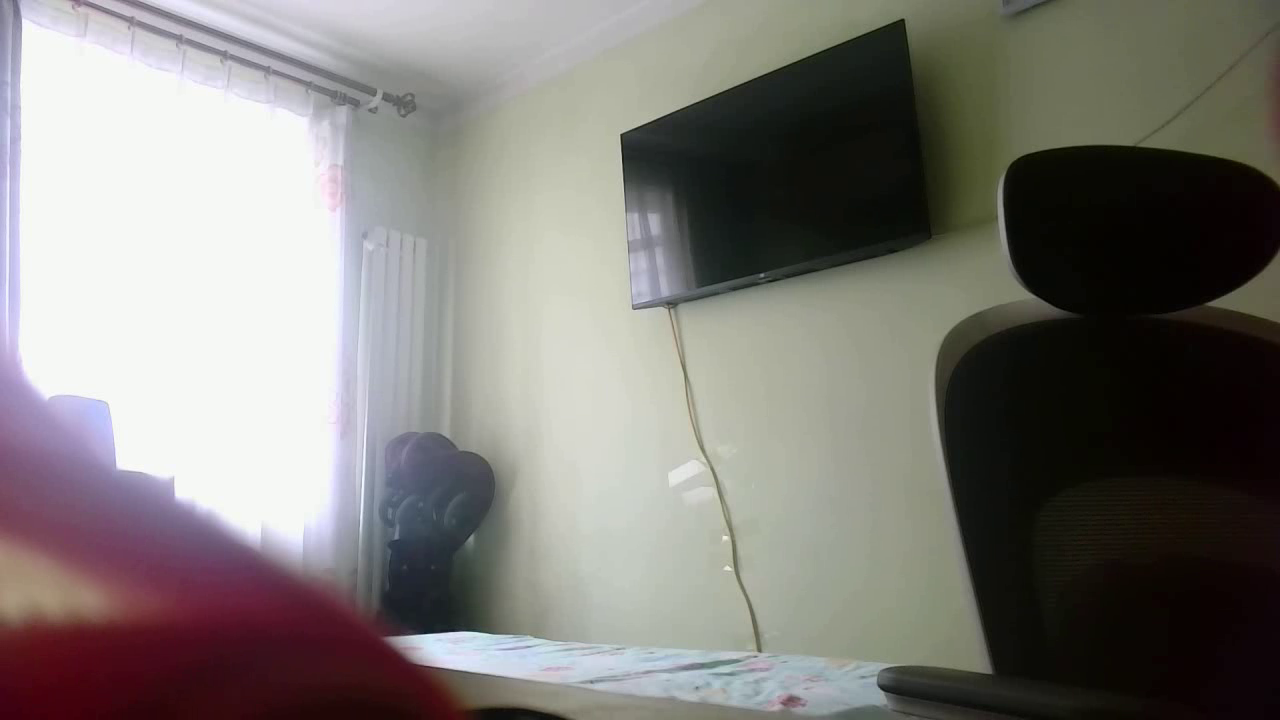
#> input picture frame 5 of cv2/1234.avi, 1280 x 720 px, given in place of the camera
$ python '录制5秒视频.py'
#> lines starting #> are read from the running program, lines starting #| are printed output that depends on the picture
import cv2
from datetime import datetime
def captureVideoFromCamera():
    cap = cv2.VideoCapture(0,cv2.CAP_DSHOW)
    WIDTH = 1280
    HEIGHT = 720
    FILENAME = r'e:\work\myvideo2.avi'

    FPS = 10
    cap.set(cv2.CAP_PROP_FRAME_WIDTH, WIDTH)
    cap.set(cv2.CAP_PROP_FRAME_HEIGHT, HEIGHT)
    cap.set(cv2.CAP_PROP_FPS, 10)
    # 建议使用XVID编码,图像质量和文件大小比较都兼顾的方案
    fourcc = cv2.VideoWriter_fourcc(*'XVID')
    start_time=datetime.now()
    out = cv2.VideoWriter(FILENAME, fourcc=fourcc, fps=FPS,frameSize=(WIDTH,HEIGHT))

    if not cap.isOpened():
        print("Cannot open camera")
        exit()
    while True:
        # 逐帧捕获
        ret, frame = cap.read()
#> frame is the input picture: shape (720, 1280, 3); mean B, G, R 119.9, 124, 127
        # 如果正确读取帧，ret为True
        if not ret:
            print("Can't receive frame (stream end?). Exiting ...")
            break
        frame = cv2.flip(frame, 1)  # 水平翻转
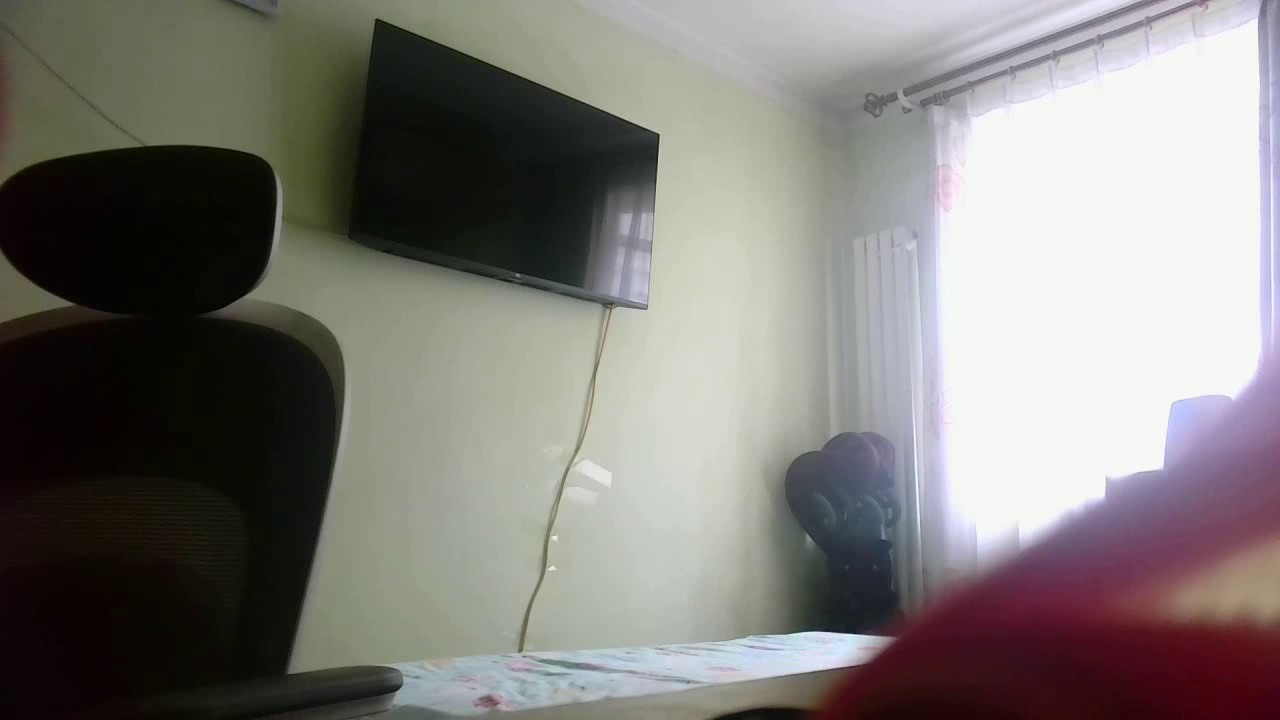
#> frame: shape (720, 1280, 3); mean B, G, R 119.9, 124, 127
        ret = out.write(frame)
        gray = cv2.cvtColor(frame, cv2.COLOR_BGR2GRAY)
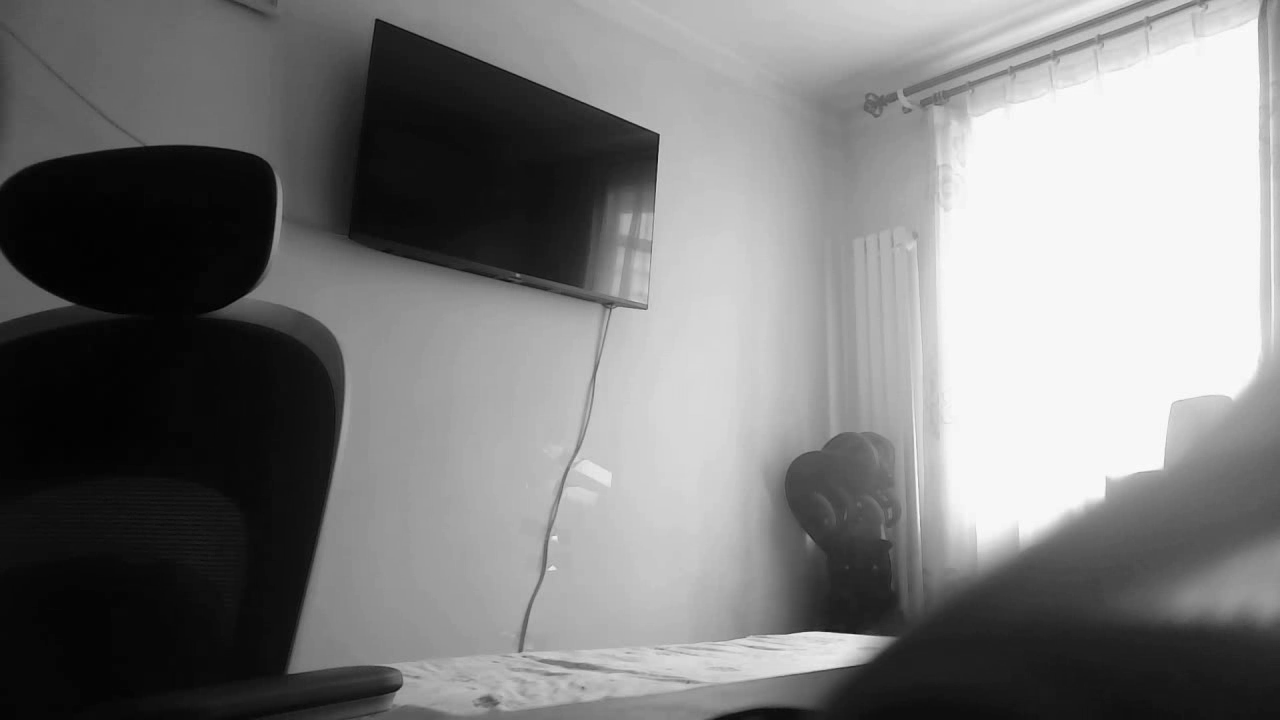
#> gray: shape (720, 1280); min 0, max 254, mean 124.4
        # 录制5秒后停止
        if (datetime.now() - start_time).seconds == 5:
            cap.release()
            print("录制结束")
            break
        # 监测到ESC按键也停止
    # 完成所有操作后，释放捕获器
    out.release()
    cap.release()
    cv2.destroyAllWindows()

captureVideoFromCamera()
print("zhixignjiehu")

$ run again, starting later in the video
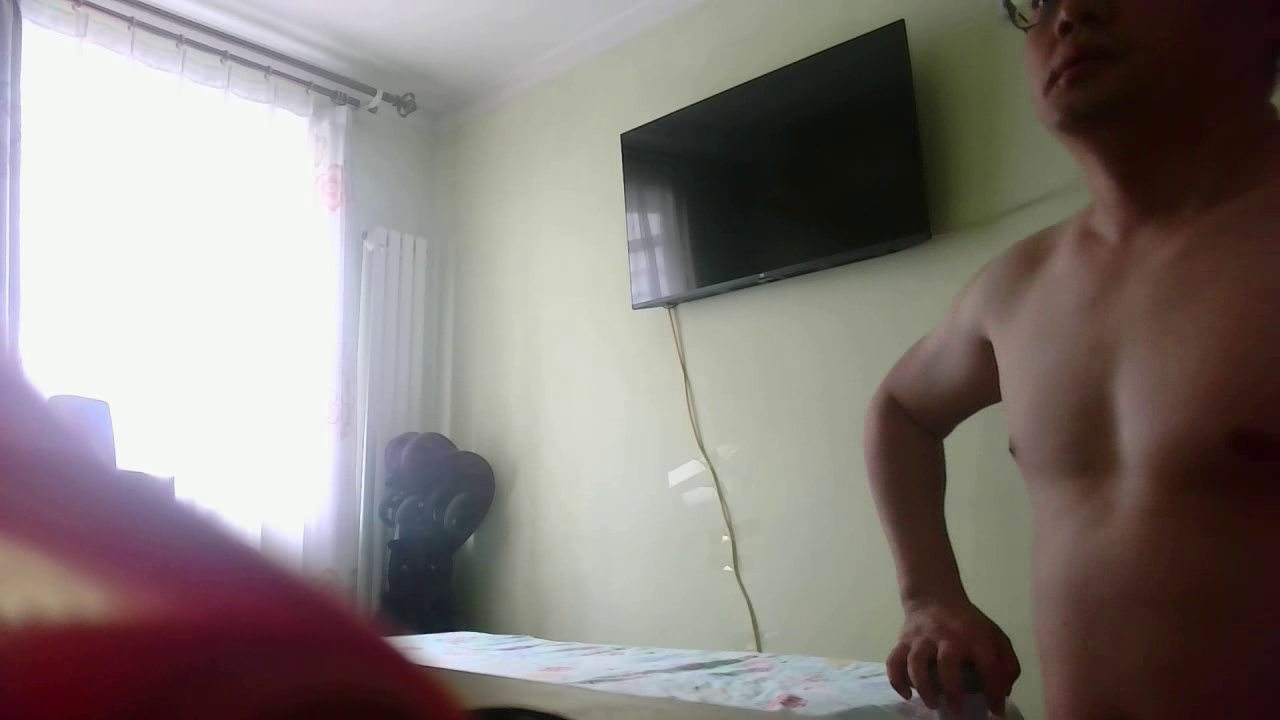
#> input picture frame 22 of cv2/1234.avi, 1280 x 720 px, given in place of the camera
#> in captureVideoFromCamera, frame is the input picture: shape (720, 1280, 3); mean B, G, R 122.9, 126.9, 134.8
#> in captureVideoFromCamera, `frame = cv2.flip(frame, 1)`:
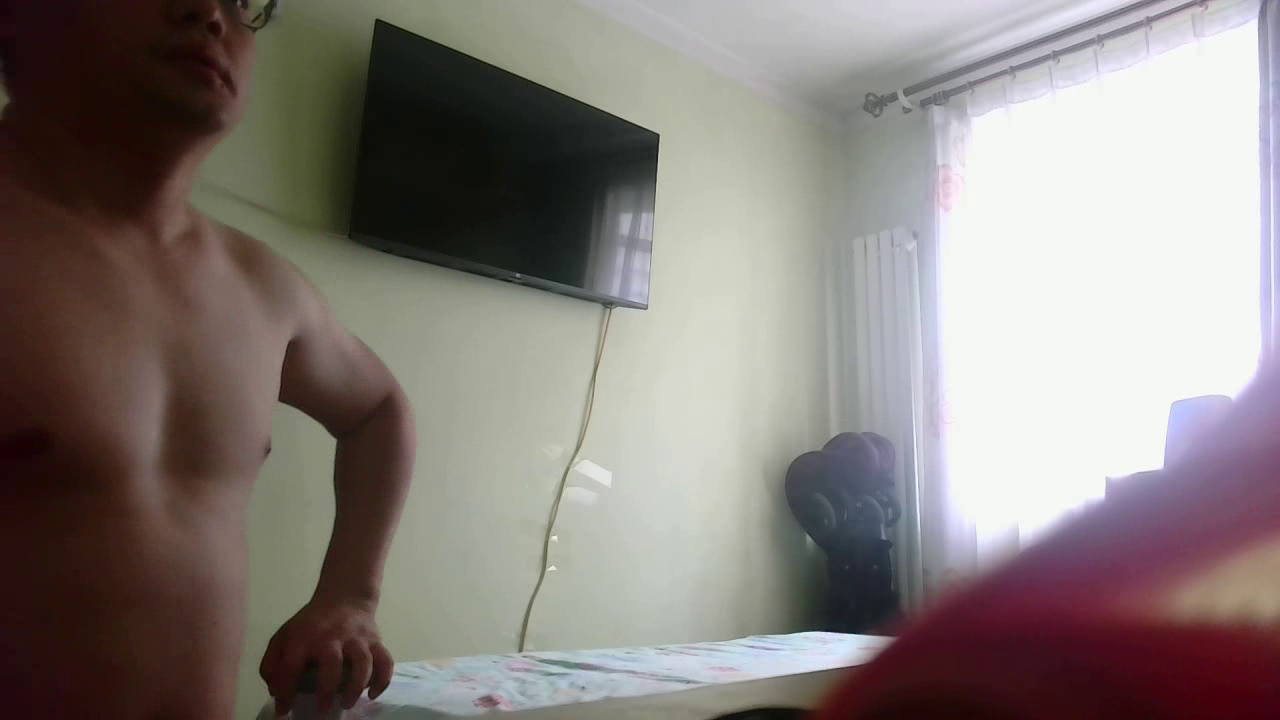
#> frame: shape (720, 1280, 3); mean B, G, R 122.9, 126.9, 134.8
#> in captureVideoFromCamera, `gray = cv2.cvtColor(frame, cv2.COLOR_BGR2GRAY)`:
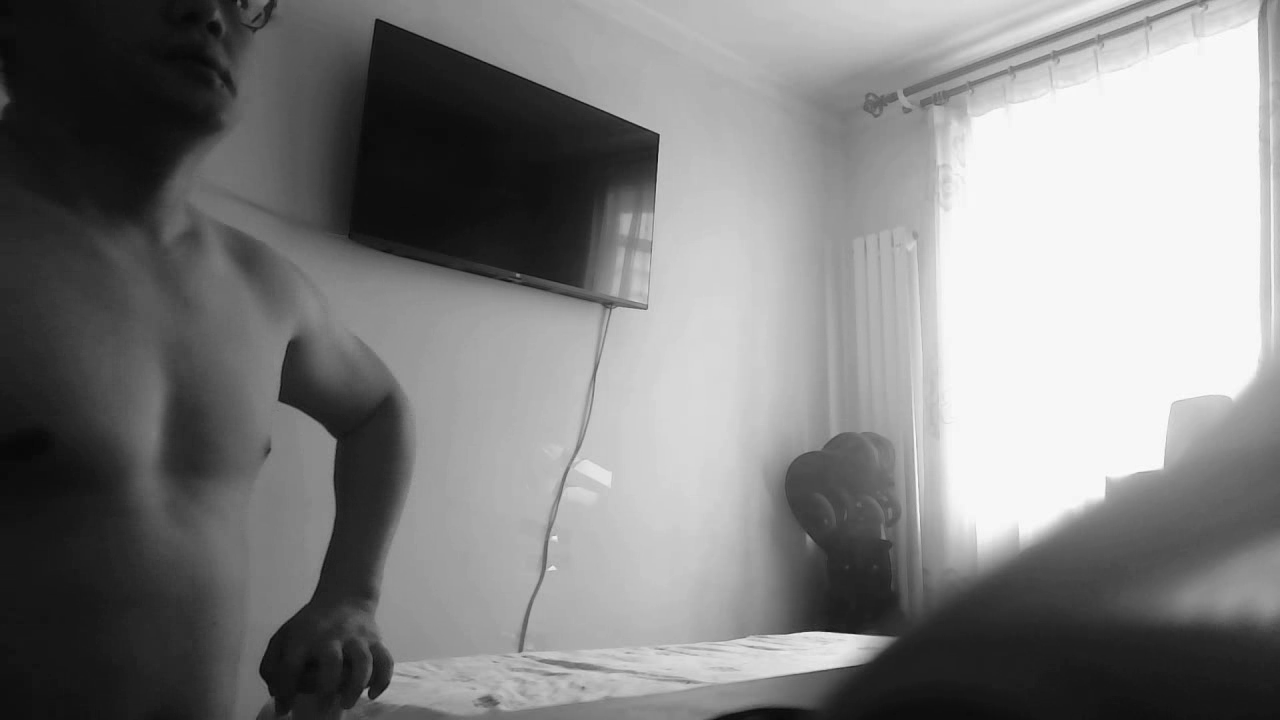
#> gray: shape (720, 1280); min 8, max 252, mean 128.8

$ run again, starting later in the video
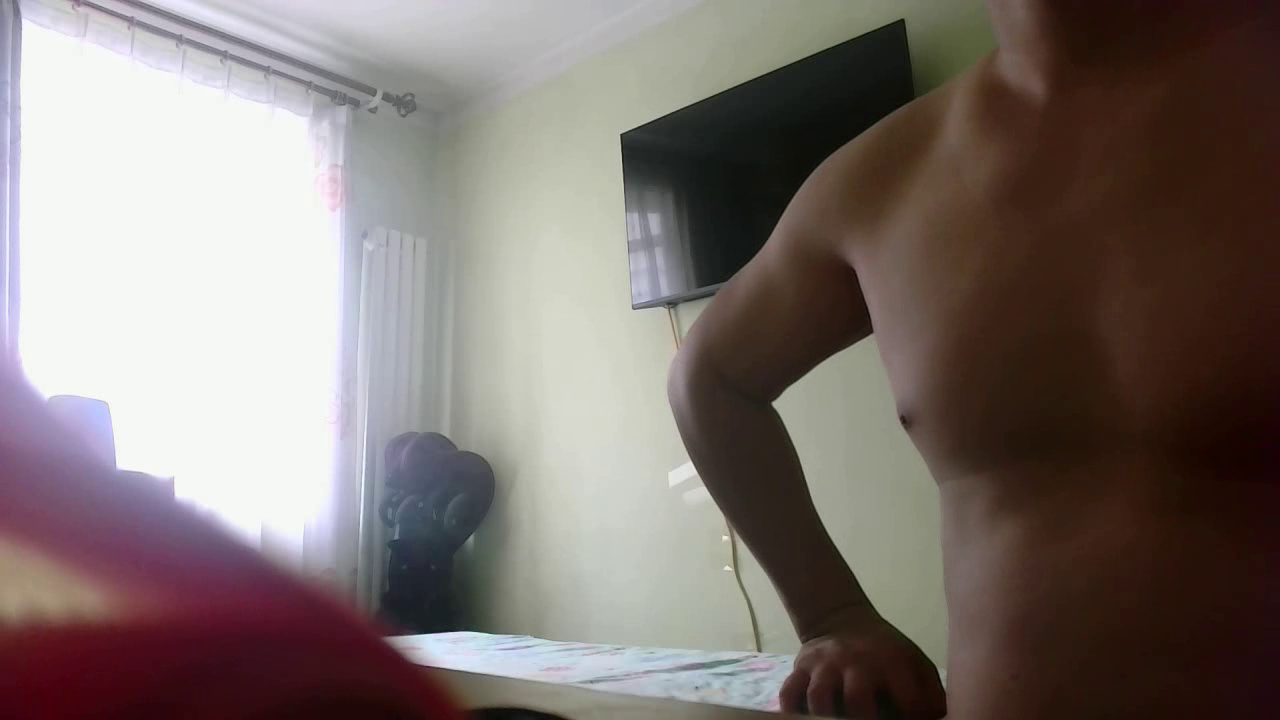
#> input picture frame 40 of cv2/1234.avi, 1280 x 720 px, given in place of the camera
#> in captureVideoFromCamera, frame is the input picture: shape (720, 1280, 3); mean B, G, R 111.3, 115.4, 125.9
#> in captureVideoFromCamera, `frame = cv2.flip(frame, 1)`:
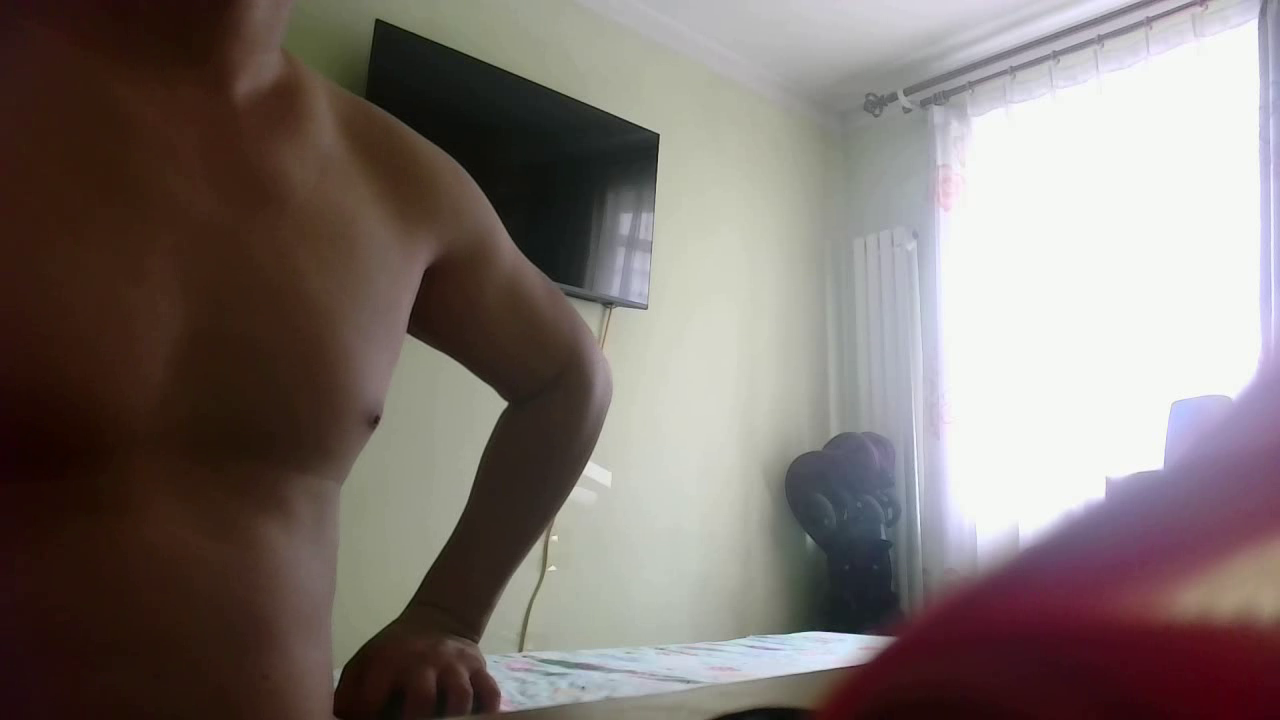
#> frame: shape (720, 1280, 3); mean B, G, R 111.3, 115.4, 125.9
#> in captureVideoFromCamera, `gray = cv2.cvtColor(frame, cv2.COLOR_BGR2GRAY)`:
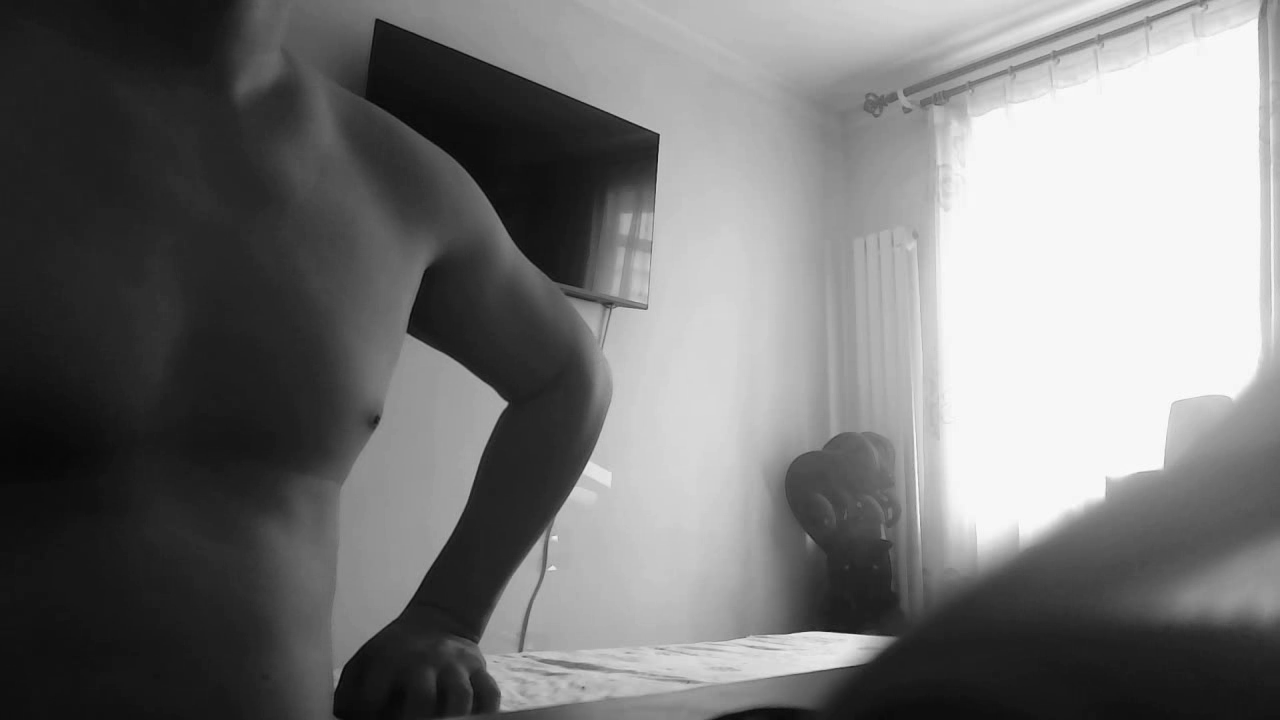
#> gray: shape (720, 1280); min 5, max 253, mean 118
